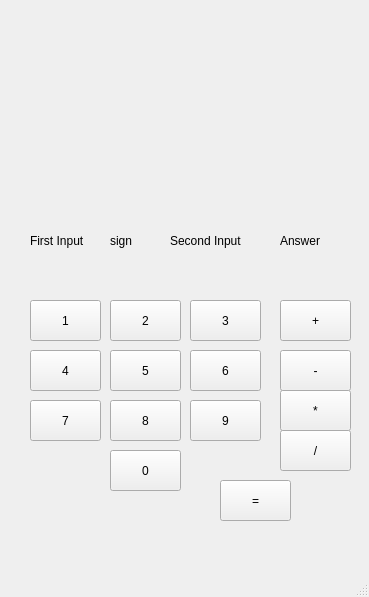
<?xml version="1.0" encoding="UTF-8"?>
<ui version="4.0">
 <class>MainWindow</class>
 <widget class="QMainWindow" name="MainWindow">
  <property name="geometry">
   <rect>
    <x>0</x>
    <y>0</y>
    <width>369</width>
    <height>597</height>
   </rect>
  </property>
  <property name="windowTitle">
   <string>MainWindow</string>
  </property>
  <widget class="QWidget" name="centralwidget">
   <widget class="QPushButton" name="pushButton">
    <property name="geometry">
     <rect>
      <x>30</x>
      <y>300</y>
      <width>71</width>
      <height>41</height>
     </rect>
    </property>
    <property name="text">
     <string>1</string>
    </property>
   </widget>
   <widget class="QPushButton" name="pushButton_2">
    <property name="geometry">
     <rect>
      <x>110</x>
      <y>300</y>
      <width>71</width>
      <height>41</height>
     </rect>
    </property>
    <property name="text">
     <string>2</string>
    </property>
   </widget>
   <widget class="QPushButton" name="pushButton_3">
    <property name="geometry">
     <rect>
      <x>190</x>
      <y>300</y>
      <width>71</width>
      <height>41</height>
     </rect>
    </property>
    <property name="text">
     <string>3</string>
    </property>
   </widget>
   <widget class="QPushButton" name="pushButton_4">
    <property name="geometry">
     <rect>
      <x>30</x>
      <y>350</y>
      <width>71</width>
      <height>41</height>
     </rect>
    </property>
    <property name="text">
     <string>4</string>
    </property>
   </widget>
   <widget class="QPushButton" name="pushButton_5">
    <property name="geometry">
     <rect>
      <x>110</x>
      <y>350</y>
      <width>71</width>
      <height>41</height>
     </rect>
    </property>
    <property name="text">
     <string>5</string>
    </property>
   </widget>
   <widget class="QPushButton" name="pushButton_6">
    <property name="geometry">
     <rect>
      <x>190</x>
      <y>350</y>
      <width>71</width>
      <height>41</height>
     </rect>
    </property>
    <property name="text">
     <string>6</string>
    </property>
   </widget>
   <widget class="QPushButton" name="pushButton_7">
    <property name="geometry">
     <rect>
      <x>30</x>
      <y>400</y>
      <width>71</width>
      <height>41</height>
     </rect>
    </property>
    <property name="text">
     <string>7</string>
    </property>
   </widget>
   <widget class="QPushButton" name="pushButton_8">
    <property name="geometry">
     <rect>
      <x>110</x>
      <y>400</y>
      <width>71</width>
      <height>41</height>
     </rect>
    </property>
    <property name="text">
     <string>8</string>
    </property>
   </widget>
   <widget class="QPushButton" name="pushButton_9">
    <property name="geometry">
     <rect>
      <x>190</x>
      <y>400</y>
      <width>71</width>
      <height>41</height>
     </rect>
    </property>
    <property name="text">
     <string>9</string>
    </property>
   </widget>
   <widget class="QPushButton" name="pushButton_10">
    <property name="geometry">
     <rect>
      <x>110</x>
      <y>450</y>
      <width>71</width>
      <height>41</height>
     </rect>
    </property>
    <property name="text">
     <string>0</string>
    </property>
   </widget>
   <widget class="QPushButton" name="pushButton_11">
    <property name="geometry">
     <rect>
      <x>280</x>
      <y>300</y>
      <width>71</width>
      <height>41</height>
     </rect>
    </property>
    <property name="text">
     <string>+</string>
    </property>
   </widget>
   <widget class="QPushButton" name="pushButton_12">
    <property name="geometry">
     <rect>
      <x>280</x>
      <y>350</y>
      <width>71</width>
      <height>41</height>
     </rect>
    </property>
    <property name="text">
     <string>-</string>
    </property>
   </widget>
   <widget class="QPushButton" name="pushButton_13">
    <property name="geometry">
     <rect>
      <x>280</x>
      <y>390</y>
      <width>71</width>
      <height>41</height>
     </rect>
    </property>
    <property name="text">
     <string>*</string>
    </property>
   </widget>
   <widget class="QPushButton" name="pushButton_14">
    <property name="geometry">
     <rect>
      <x>280</x>
      <y>430</y>
      <width>71</width>
      <height>41</height>
     </rect>
    </property>
    <property name="text">
     <string>/</string>
    </property>
   </widget>
   <widget class="QPushButton" name="pushButton_15">
    <property name="geometry">
     <rect>
      <x>220</x>
      <y>480</y>
      <width>71</width>
      <height>41</height>
     </rect>
    </property>
    <property name="text">
     <string>=</string>
    </property>
   </widget>
   <widget class="QLabel" name="label">
    <property name="geometry">
     <rect>
      <x>30</x>
      <y>220</y>
      <width>81</width>
      <height>41</height>
     </rect>
    </property>
    <property name="text">
     <string>First Input</string>
    </property>
   </widget>
   <widget class="QLabel" name="label_2">
    <property name="geometry">
     <rect>
      <x>110</x>
      <y>220</y>
      <width>81</width>
      <height>41</height>
     </rect>
    </property>
    <property name="text">
     <string>sign</string>
    </property>
   </widget>
   <widget class="QLabel" name="label_3">
    <property name="geometry">
     <rect>
      <x>170</x>
      <y>220</y>
      <width>81</width>
      <height>41</height>
     </rect>
    </property>
    <property name="text">
     <string>Second Input</string>
    </property>
   </widget>
   <widget class="QLabel" name="label_4">
    <property name="geometry">
     <rect>
      <x>280</x>
      <y>220</y>
      <width>81</width>
      <height>41</height>
     </rect>
    </property>
    <property name="text">
     <string>Answer</string>
    </property>
   </widget>
  </widget>
  <widget class="QMenuBar" name="menubar">
   <property name="geometry">
    <rect>
     <x>0</x>
     <y>0</y>
     <width>369</width>
     <height>24</height>
    </rect>
   </property>
  </widget>
  <widget class="QStatusBar" name="statusbar"/>
 </widget>
 <resources/>
 <connections/>
</ui>
